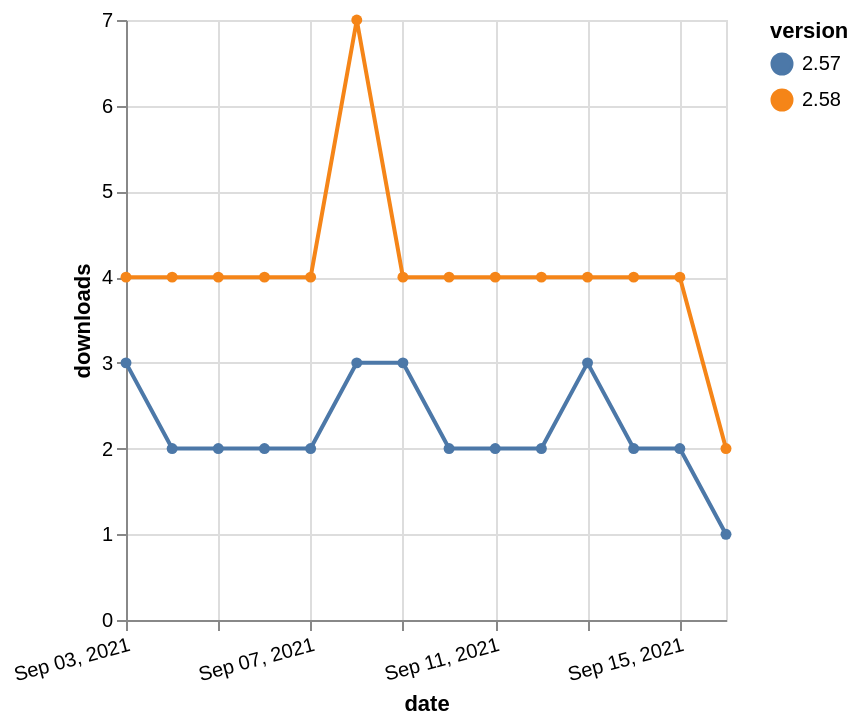

Here is the Vega-Lite specification saved for this chart:
### Vega-Lite specification from a JSON file in a GitHub repository (floating-point values rounded to 4 significant figures)
{"$schema": "https://vega.github.io/schema/vega-lite/v5.json", "description": "A simple bar chart with embedded data.", "data": {"values": [{"date": "2021-09-03", "total": 5654, "delta": 4, "version": "2.58"}, {"date": "2021-09-04", "total": 5658, "delta": 4, "version": "2.58"}, {"date": "2021-09-05", "total": 5662, "delta": 4, "version": "2.58"}, {"date": "2021-09-06", "total": 5666, "delta": 4, "version": "2.58"}, {"date": "2021-09-07", "total": 5670, "delta": 4, "version": "2.58"}, {"date": "2021-09-08", "total": 5677, "delta": 7, "version": "2.58"}, {"date": "2021-09-09", "total": 5681, "delta": 4, "version": "2.58"}, {"date": "2021-09-10", "total": 5685, "delta": 4, "version": "2.58"}, {"date": "2021-09-11", "total": 5689, "delta": 4, "version": "2.58"}, {"date": "2021-09-12", "total": 5693, "delta": 4, "version": "2.58"}, {"date": "2021-09-13", "total": 5697, "delta": 4, "version": "2.58"}, {"date": "2021-09-14", "total": 5701, "delta": 4, "version": "2.58"}, {"date": "2021-09-15", "total": 5705, "delta": 4, "version": "2.58"}, {"date": "2021-09-16", "total": 5707, "delta": 2, "version": "2.58"}, {"date": "2021-09-03", "total": 2805, "delta": 3, "version": "2.57"}, {"date": "2021-09-04", "total": 2807, "delta": 2, "version": "2.57"}, {"date": "2021-09-05", "total": 2809, "delta": 2, "version": "2.57"}, {"date": "2021-09-06", "total": 2811, "delta": 2, "version": "2.57"}, {"date": "2021-09-07", "total": 2813, "delta": 2, "version": "2.57"}, {"date": "2021-09-08", "total": 2816, "delta": 3, "version": "2.57"}, {"date": "2021-09-09", "total": 2819, "delta": 3, "version": "2.57"}, {"date": "2021-09-10", "total": 2821, "delta": 2, "version": "2.57"}, {"date": "2021-09-11", "total": 2823, "delta": 2, "version": "2.57"}, {"date": "2021-09-12", "total": 2825, "delta": 2, "version": "2.57"}, {"date": "2021-09-13", "total": 2828, "delta": 3, "version": "2.57"}, {"date": "2021-09-14", "total": 2830, "delta": 2, "version": "2.57"}, {"date": "2021-09-15", "total": 2832, "delta": 2, "version": "2.57"}, {"date": "2021-09-16", "total": 2833, "delta": 1, "version": "2.57"}]}, "width": "container", "mark": {"type": "line", "point": {"filled": true}}, "encoding": {"x": {"field": "date", "type": "temporal", "timeUnit": "yearmonthdate", "title": "date", "axis": {"labelAngle": -15}}, "y": {"field": "delta", "type": "quantitative", "title": "downloads"}, "color": {"field": "version", "type": "nominal"}, "tooltip": {"field": "delta"}}}
